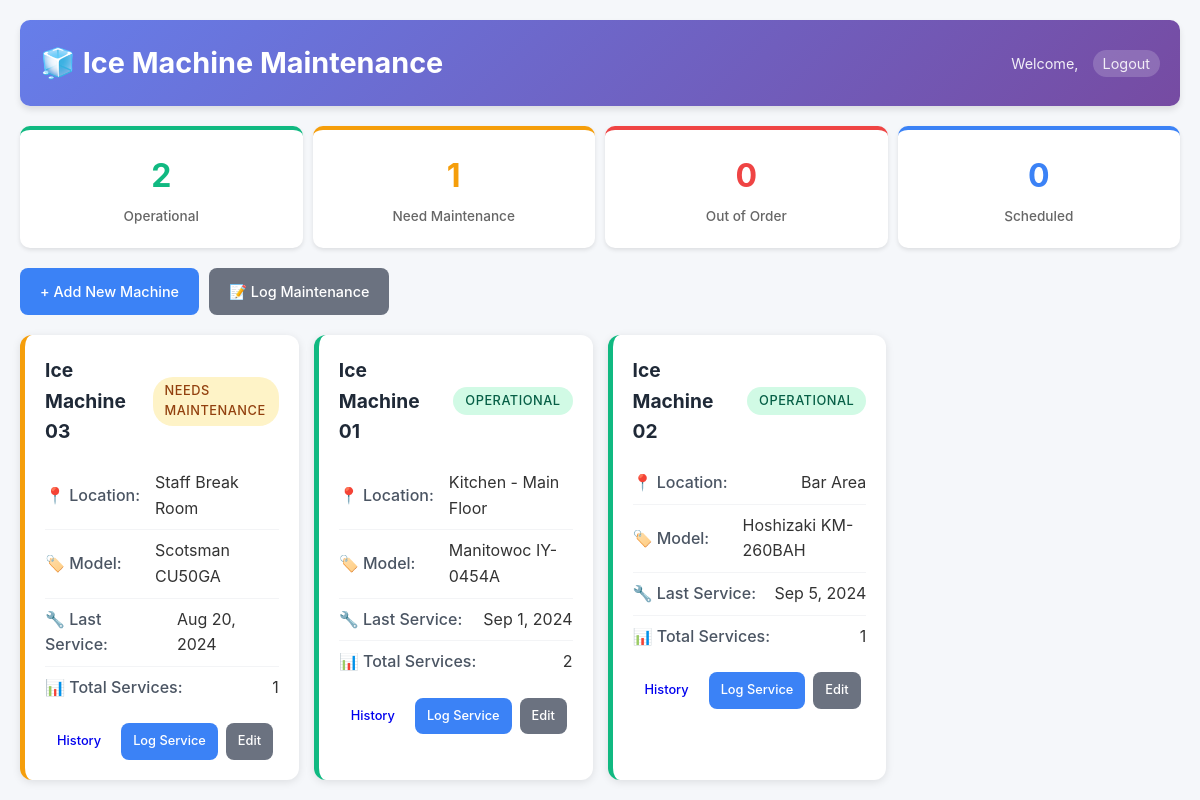
Page /ice_dashboard.php (signed in) on the committed database.
### tables this page shows
CREATE TABLE IF NOT EXISTS ice_machines (
    id INT AUTO_INCREMENT PRIMARY KEY,
    machine_name VARCHAR(100) NOT NULL,
    location VARCHAR(100) NOT NULL,
    model VARCHAR(100),
    serial_number VARCHAR(100),
    installation_date DATE,
    last_maintenance DATE,
    next_maintenance_due DATE,
    status ENUM('operational', 'needs_maintenance', 'out_of_order', 'scheduled_maintenance') DEFAULT 'operational',
    notes TEXT,
    created_at TIMESTAMP DEFAULT CURRENT_TIMESTAMP,
    updated_at TIMESTAMP DEFAULT CURRENT_TIMESTAMP ON UPDATE CURRENT_TIMESTAMP
);

### ice_dashboard.php (the view, shortened to what this page needs)
<?php
require_once "config.php";
function getStatusBadge($status) {
    switch($status) {
        case 'operational':
            return 'status-good';
        case 'needs_maintenance':
            return 'status-warning';
    }
}
$sql = "SELECT im.*,
               (SELECT MAX(maintenance_date) FROM maintenance_records mr WHERE mr.machine_id = im.id) as last_actual_maintenance,
               (SELECT COUNT(*) FROM maintenance_records mr WHERE mr.machine_id = im.id) as maintenance_count
        FROM ice_machines im
        ORDER BY im.status = 'out_of_order' DESC,
                 im.status = 'needs_maintenance' DESC,
                 im.next_maintenance_due ASC";
$machines = [];
if($result = mysqli_query($link, $sql)) {
    while($row = mysqli_fetch_assoc($result)) {
        $machines[] = $row;
    }
}
$stats_sql = "SELECT
    SUM(CASE WHEN status = 'operational' THEN 1 ELSE 0 END) as operational,
    SUM(CASE WHEN status = 'needs_maintenance' THEN 1 ELSE 0 END) as needs_maintenance,
    SUM(CASE WHEN status = 'out_of_order' THEN 1 ELSE 0 END) as out_of_order,
    SUM(CASE WHEN status = 'scheduled_maintenance' THEN 1 ELSE 0 END) as scheduled_maintenance,
    COUNT(*) as total
FROM ice_machines";
$stats = ['operational' => 0, 'needs_maintenance' => 0, 'out_of_order' => 0, 'scheduled_maintenance' => 0, 'total' => 0];
if($result = mysqli_query($link, $stats_sql)) {
    $stats = mysqli_fetch_assoc($result);
}
?>
<!DOCTYPE html>
<html>
<head>
    <link rel="stylesheet" href="ice_machine_style.css">
</head>
<body>
    <div class="container">
        <header class="header">
            <h1>🧊 Ice Machine Maintenance</h1>
            <div class="user-info">
                Welcome, <?php echo htmlspecialchars($_SESSION["username"]); ?>
                <a href="logout.php" class="logout-btn">Logout</a>
            </div>
        </header>
        <div class="stats-grid">
            <div class="stat-card stat-good">
                <div class="stat-number"><?php echo $stats['operational']; ?></div>
                <div class="stat-label">Operational</div>
            </div>
            <div class="stat-card stat-warning">
                <div class="stat-number"><?php echo $stats['needs_maintenance']; ?></div>
                <div class="stat-label">Need Maintenance</div>
            </div>
            <div class="stat-card stat-danger">
                <div class="stat-number"><?php echo $stats['out_of_order']; ?></div>
                <div class="stat-label">Out of Order</div>
            </div>
            <div class="stat-card stat-info">
                <div class="stat-number"><?php echo $stats['scheduled_maintenance']; ?></div>
                <div class="stat-label">Scheduled</div>
            </div>
        </div>
        <div class="action-buttons">
            <a href="add_machine.php" class="btn btn-primary">+ Add New Machine</a>
            <a href="log_maintenance.php" class="btn btn-secondary">📝 Log Maintenance</a>
        </div>
        <div class="machines-grid">
            <?php if (empty($machines)): ?>
                <div class="no-machines">
                    <h3>No machines found</h3>
                    <p>Get started by <a href="add_machine.php">adding your first ice machine</a>.</p>
                </div>
            <?php else: ?>
                <?php foreach ($machines as $machine): ?>
                    <div class="machine-card <?php echo getStatusBadge($machine['status']); ?>">
                        <div class="machine-header">
                            <h3><?php echo htmlspecialchars($machine['machine_name']); ?></h3>
                            <span class="status-badge <?php echo getStatusBadge($machine['status']); ?>">
                                <?php echo ucwords(str_replace('_', ' ', $machine['status'])); ?>
                            </span>
                        </div>
                        <div class="machine-info">
                            <div class="info-row">
                                <span class="label">📍 Location:</span>
                                <span><?php echo htmlspecialchars($machine['location']); ?></span>
                            </div>
                            <?php if ($machine['model']): ?>
                            <div class="info-row">
                                <span class="label">🏷️ Model:</span>
                                <span><?php echo htmlspecialchars($machine['model']); ?></span>
                            </div>
                            <?php endif; ?>
                            <?php if ($machine['last_actual_maintenance']): ?>
                            <div class="info-row">
                                <span class="label">🔧 Last Service:</span>
                                <span><?php echo date('M j, Y', strtotime($machine['last_actual_maintenance'])); ?></span>
                            </div>
                            <?php endif; ?>
                            <div class="info-row">
                                <span class="label">📊 Total Services:</span>
                                <span><?php echo $machine['maintenance_count']; ?></span>
                            </div>
                        </div>
                        <div class="machine-actions">
                            <a href="machine_history.php?id=<?php echo $machine['id']; ?>" class="btn btn-small">History</a>
                            <a href="log_maintenance.php?machine_id=<?php echo $machine['id']; ?>" class="btn btn-small btn-primary">Log Service</a>
                            <a href="edit_machine.php?id=<?php echo $machine['id']; ?>" class="btn btn-small btn-secondary">Edit</a>
                        </div>
                    </div>
                <?php endforeach; ?>
            <?php endif; ?>
        </div>
    </div>
</body>
</html>

### ice_machine_style.css (style rules this page uses)
* { margin: 0; padding: 0; box-sizing: border-box; }
body { font-family: -apple-system, BlinkMacSystemFont, 'Segoe UI', Roboto, sans-serif; background-color: #f5f7fa; color: #333; line-height: 1.6; }
.container { max-width: 1200px; margin: 0 auto; padding: 10px; }
.header { background: linear-gradient(135deg, #667eea 0%, #764ba2 100%); color: white; padding: 20px; border-radius: 10px; margin-bottom: 20px; text-align: center; box-shadow: 0 4px 6px rgba(0,0,0,0.1); }
.header h1 { font-size: 1.8rem; margin-bottom: 10px; }
.user-info { font-size: 0.9rem; opacity: 0.9; }
.logout-btn { color: white; text-decoration: none; background: rgba(255,255,255,0.2); padding: 5px 10px; border-radius: 15px; margin-left: 10px; transition: background 0.3s; }
.stats-grid { display: grid; grid-template-columns: repeat(2, 1fr); gap: 10px; margin-bottom: 20px; }
.stat-card { background: white; padding: 20px; border-radius: 10px; text-align: center; box-shadow: 0 2px 4px rgba(0,0,0,0.1); border-top: 4px solid #ddd; }
.stat-card.stat-good { border-top-color: #10b981; }
.stat-card.stat-warning { border-top-color: #f59e0b; }
.stat-card.stat-danger { border-top-color: #ef4444; }
.stat-card.stat-info { border-top-color: #3b82f6; }
.stat-number { font-size: 2rem; font-weight: bold; margin-bottom: 5px; }
.stat-good .stat-number { color: #10b981; }
.stat-warning .stat-number { color: #f59e0b; }
.stat-danger .stat-number { color: #ef4444; }
.stat-info .stat-number { color: #3b82f6; }
.stat-label { font-size: 0.85rem; color: #666; font-weight: 500; }
.action-buttons { display: flex; gap: 10px; margin-bottom: 20px; flex-wrap: wrap; }
.btn { display: inline-block; padding: 12px 20px; border: none; border-radius: 8px; text-decoration: none; font-weight: 500; text-align: center; cursor: pointer; transition: all 0.3s ease; font-size: 0.9rem; min-width: 120px; }
.btn-primary { background: #3b82f6; color: white; }
.btn-secondary { background: #6b7280; color: white; }
.btn-small { padding: 8px 12px; font-size: 0.8rem; min-width: auto; }
.machines-grid { display: grid; grid-template-columns: 1fr; gap: 15px; }
.machine-card { background: white; border-radius: 12px; padding: 20px; box-shadow: 0 2px 8px rgba(0,0,0,0.1); border-left: 5px solid #ddd; transition: transform 0.2s, box-shadow 0.2s; }
.machine-card.status-good { border-left-color: #10b981; }
.machine-card.status-warning { border-left-color: #f59e0b; }
.machine-header { display: flex; justify-content: space-between; align-items: center; margin-bottom: 15px; flex-wrap: wrap; gap: 10px; }
.machine-header h3 { font-size: 1.2rem; color: #1f2937; margin: 0; }
.status-badge { padding: 4px 12px; border-radius: 20px; font-size: 0.8rem; font-weight: 500; text-transform: uppercase; letter-spacing: 0.5px; }
.status-badge.status-good { background: #d1fae5; color: #065f46; }
.status-badge.status-warning { background: #fef3c7; color: #92400e; }
.machine-info { margin-bottom: 15px; }
.info-row { display: flex; justify-content: space-between; align-items: center; padding: 8px 0; border-bottom: 1px solid #f3f4f6; flex-wrap: wrap; gap: 10px; }
.info-row:last-child { border-bottom: none; }
.label { font-weight: 500; color: #4b5563; min-width: 100px; }
.machine-actions { display: flex; gap: 8px; flex-wrap: wrap; }
@media screen and (min-width: 481px) { .container { padding: 20px; } }
@media screen and (min-width: 481px) { .stats-grid { grid-template-columns: repeat(4, 1fr); } }
@media screen and (min-width: 481px) { .machines-grid { grid-template-columns: repeat(2, 1fr); } }
@media screen and (min-width: 481px) { .action-buttons { justify-content: flex-start; } }
@media screen and (min-width: 769px) { .header { display: flex; justify-content: space-between; align-items: center; text-align: left; } }
@media screen and (min-width: 769px) { .header h1 { margin-bottom: 0; } }
@media screen and (min-width: 769px) { .machines-grid { grid-template-columns: repeat(3, 1fr); } }
@media screen and (min-width: 769px) { .machine-header { flex-wrap: nowrap; } }
@media screen and (min-width: 769px) { .info-row { flex-wrap: nowrap; } }
@media screen and (min-width: 1024px) { .machines-grid { grid-template-columns: repeat(4, 1fr); } }

### rows in the picture
ice_machines: machine_name "Ice Machine 03", status "NEEDS MAINTENANCE", location "Staff Break Room", model "Scotsman CU50GA", last_actual_maintenance "Aug 20, 2024", maintenance_count "1"
ice_machines: machine_name "Ice Machine 01", status "OPERATIONAL", location "Kitchen - Main Floor", model "Manitowoc IY-0454A", last_actual_maintenance "Sep 1, 2024", maintenance_count "2"
ice_machines: machine_name "Ice Machine 02", status "OPERATIONAL", location "Bar Area", model "Hoshizaki KM-260BAH", last_actual_maintenance "Sep 5, 2024", maintenance_count "1"

### other values in the picture
$stats['operational'] "2"
$stats['needs_maintenance'] "1"
$stats['out_of_order'] "0"
$stats['scheduled_maintenance'] "0"
